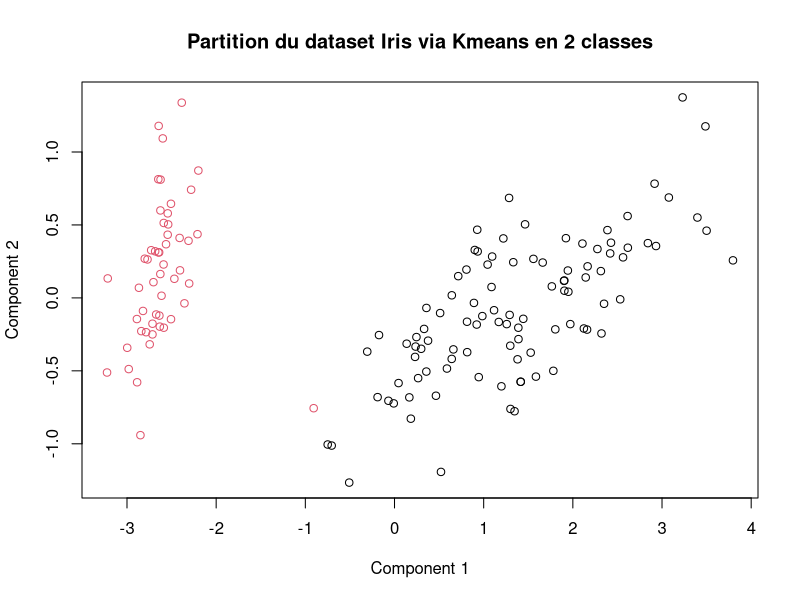
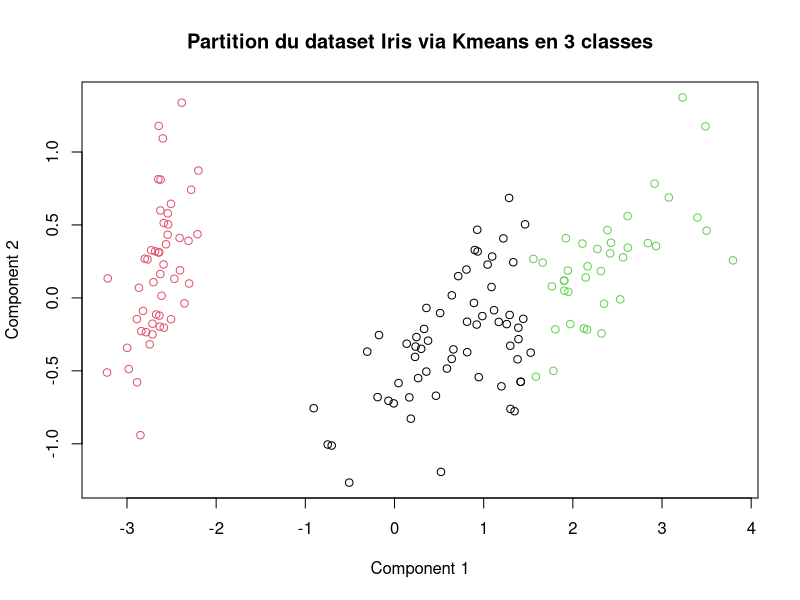
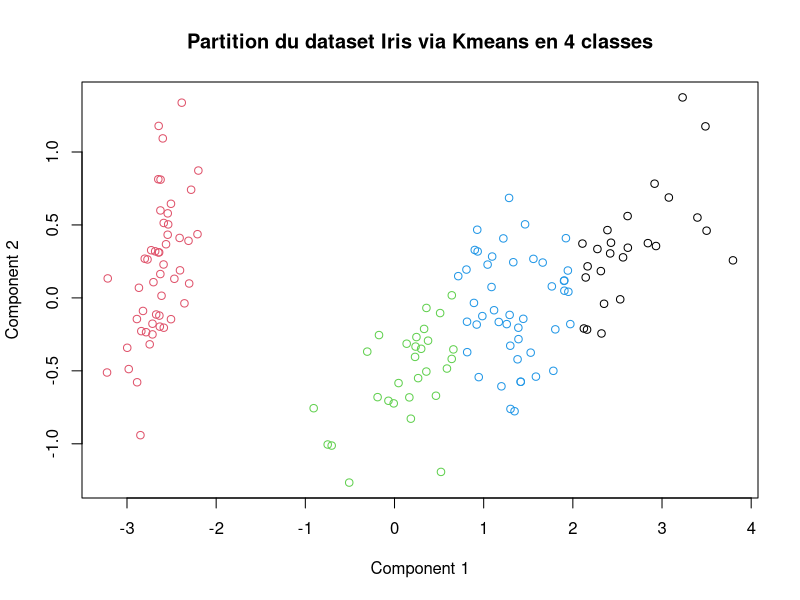
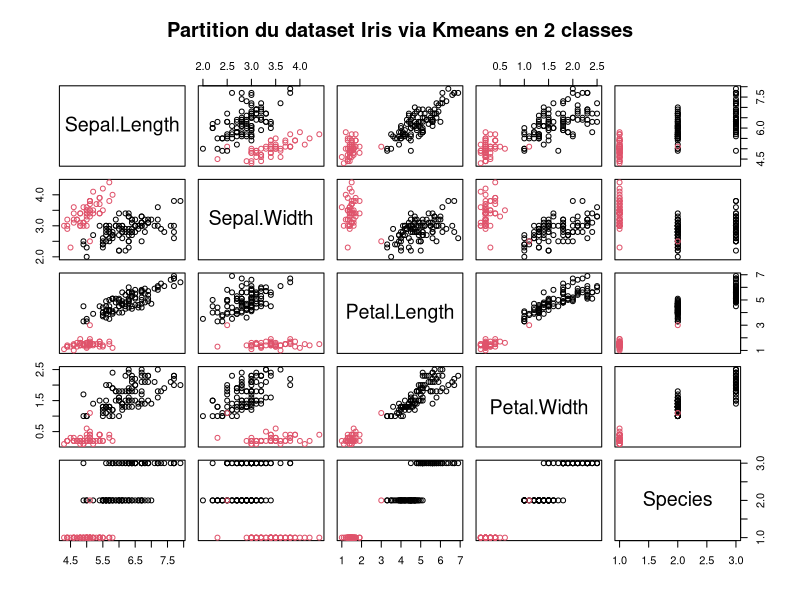
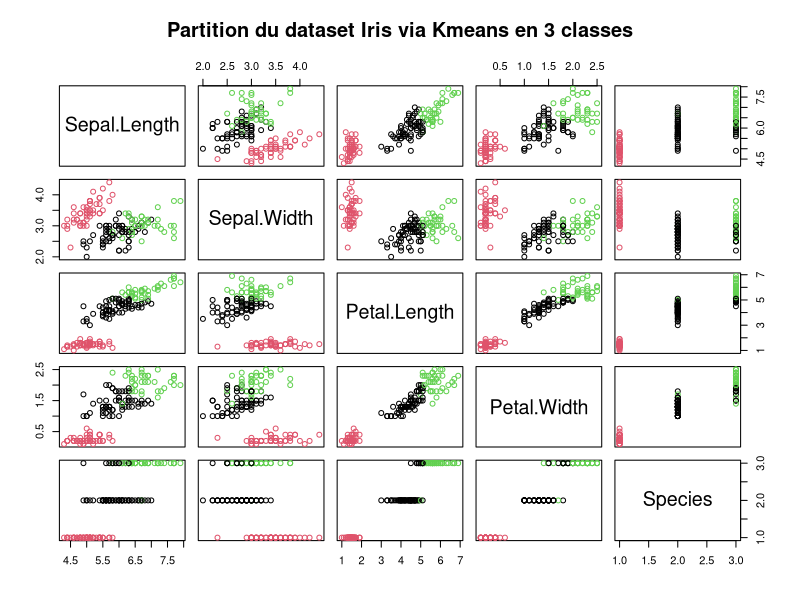
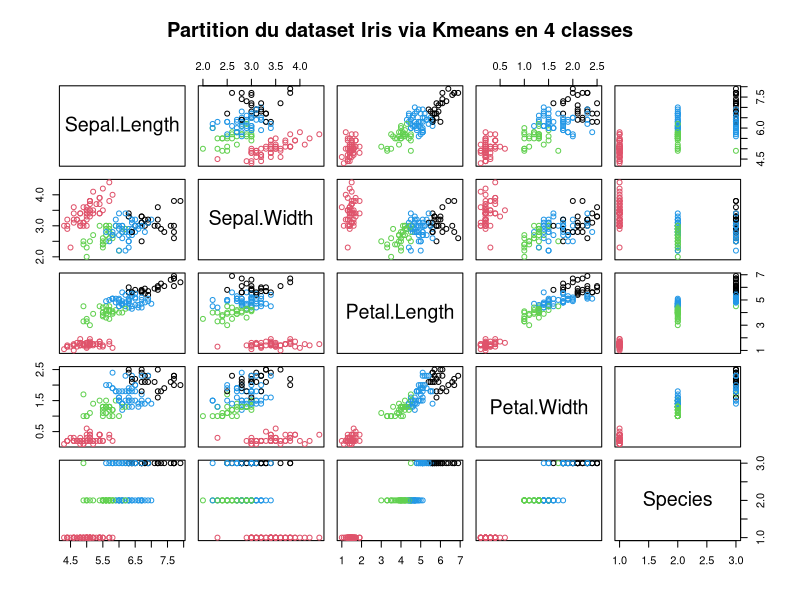

Source code (R) for these figures, in order: (Note: this script raises an error after producing the figures.)
# Paul GOUJON, Stéphane LOUIS
# UTC - SY09 - TP2
# Exercice 3

# Iris =====================================
data(iris)
i = iris
pri = princomp(iris[,1:4])
di = dist(i[,1:4])

ki2 = kmeans(di, 2)
ki3 = kmeans(di, 3)
ki4 =kmeans(di, 4)

pdf("E3Q1_ki2.pdf")
plot(pri$scores[,1], pri$scores[,2], col=ki2$cluster, main="Partition du dataset Iris via Kmeans en 2 classes", xlab="Component 1", ylab="Component 2")
dev.off()

pdf("E3Q1_ki3.pdf")
plot(pri$scores[,1], pri$scores[,2], col=ki3$cluster, main="Partition du dataset Iris via Kmeans en 3 classes", xlab="Component 1", ylab="Component 2")
dev.off()

pdf("E3Q1_ki4.pdf")
plot(pri$scores[,1], pri$scores[,2], col=ki4$cluster, main="Partition du dataset Iris via Kmeans en 4 classes", xlab="Component 1", ylab="Component 2")
dev.off()

pdf("E3Q1_ki2_2.pdf")
plot(i, col=ki2$cluster, main="Partition du dataset Iris via Kmeans en 2 classes")
dev.off()

pdf("E3Q1_ki3_2.pdf")
plot(i, col=ki3$cluster, main="Partition du dataset Iris via Kmeans en 3 classes")
dev.off()

pdf("E3Q1_ki4_2.pdf")
plot(i, col=ki4$cluster, main="Partition du dataset Iris via Kmeans en 4 classes")
dev.off()


# Q2 : répétition de la même méthode jusqu'à obtenir des résultats différents


# Q3 : Détermination nombre optimal de classes
mat = matrix(nrow=100, ncol=10)
for (i in 1:100) { for (j in 1:10) { ki = kmeans(di, j); mat[i,j] = ki$tot.withinss; }}
mins = apply(mat,2,min)


# Crabs =======================================================================

c = read.csv("crabs2.csv", header=T)
dc = dist(c[,1:4])

# K = 2
kc = kmeans(dc, 2) # répété un grand nombre de fois
pdf("plots/E3Q5_1.pdf")
plot(prc$scores[,1], prc$scores[,2], col=kc$cluster, main="Classification du dataset crabs2 en K = 2 classes (kmeans)", xlab="Component 1", ylab="Component 2")
dev.off()

pdf("plots/E3Q5_2.pdf")
plot(c, col=kc$cluster, main="Classification du dataset crabs2 en K = 2 classes (kmeans)")
dev.off()

# K = 4
kc = kmeans(dc, 4)
c$spsex = interaction(c$sp, c$sex)

pdf("plots/E3Q6_1.pdf")
plot(c, col=kc$cluster, main="Classification du dataset crabs2 en K = 4 classes (kmeans)")
dev.off()

pdf("plots/E3Q6_2.pdf")
plot(prc$scores[,1], prc$scores[,2], col=kc$cluster, main="Classification du dataset crabs2 en K = 4 classes (kmeans)", xlab="Component 1", ylab="Component 2")
dev.off()

# Mutations ===================================================================

m = read.csv("mutations2.csv", header=T, row.names=1)
m = as.dist(m, diag=T, upper=T)
cm = cmdscale(m, k=5)

km = kmeans(m, 3) # several times
pdf("plots/E3Q7_1.pdf")
plot(cm[,1], cm[,2], col=km$cluster, main="Classification du dataset Mutations en K = 3 classes (kmeans)", xlab="Component 1", ylab="Component 2")
dev.off()









